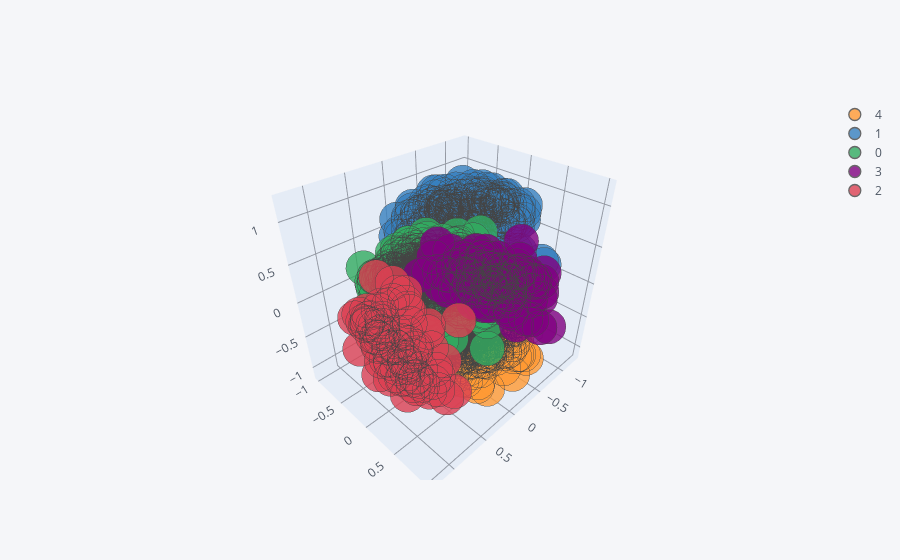

Source (notebook cell):
### Code cell
Xm.iplot(kind='scatter3d',x=0,y=1,z=2,mode='markers',categories=selected)
sns.kdeplot(data=Xm,x=0,y=1,fill=True,hue=selected)
